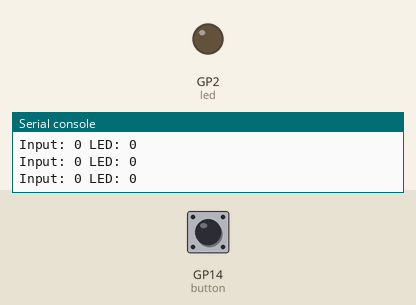
Recording of a program running on a simulated Raspberry Pi Pico running MicroPython. Parts: output pins drawn as LEDs (lit = HIGH), the last lines printed to the serial console. The inputs (shaded band) are chosen by the test bench; at power-on: GP14 (button) LOW.

Above: at 1.2 s.
1.3 s: GP14 (button) pulled HIGH for 0.25 s
At 1.5 s:
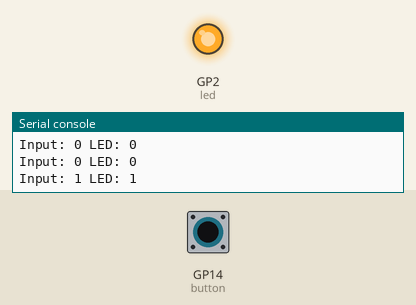
3.1 s: GP14 (button) pulled HIGH for 3.2 s
At 6.8 s:
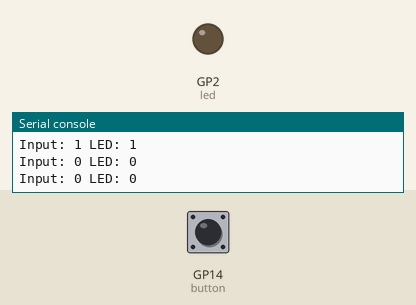
Timing chart, 0 to 8.3 s (numbered marks = the images above; inputs shaded):
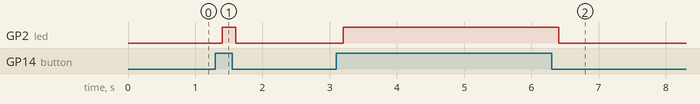

Measured:
- after the input at 1.3 s, GP2 (led): LOW → HIGH after 0.10 s, → LOW 0.20 s later
- after the input at 3.1 s, GP2 (led): LOW → HIGH after 0.10 s, → LOW 3.2 s later

The program:

main.py
```python
from machine import Pin
import time

button = Pin(14, Pin.IN, Pin.PULL_DOWN)
led = Pin(2, Pin.OUT)

while True:
    input_state = button.value()
    led.value(input_state)

    print("Input:", input_state, "LED:", led.value())
    time.sleep(0.2)
```
